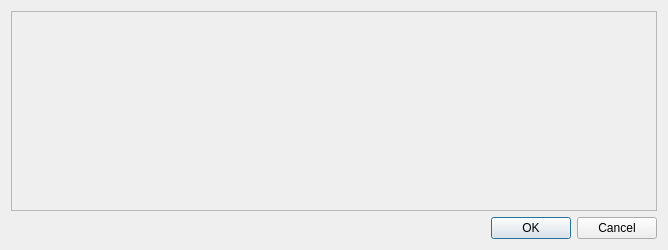
<?xml version="1.0" encoding="UTF-8"?>
<ui version="4.0">
 <class>Dialog</class>
 <widget class="QDialog" name="Dialog">
  <property name="geometry">
   <rect>
    <x>0</x>
    <y>0</y>
    <width>668</width>
    <height>250</height>
   </rect>
  </property>
  <property name="windowTitle">
   <string>Adv. Settings Dialog</string>
  </property>
  <layout class="QVBoxLayout" name="verticalLayout">
   <item>
    <widget class="QScrollArea" name="scrollArea">
     <property name="widgetResizable">
      <bool>true</bool>
     </property>
     <widget class="QWidget" name="scrollAreaWidgetContents">
      <property name="geometry">
       <rect>
        <x>0</x>
        <y>0</y>
        <width>652</width>
        <height>201</height>
       </rect>
      </property>
      <layout class="QVBoxLayout" name="verticalLayout_2">
       <item>
        <layout class="QGridLayout" name="gridLayout"/>
       </item>
      </layout>
     </widget>
    </widget>
   </item>
   <item>
    <widget class="QDialogButtonBox" name="buttonBox">
     <property name="standardButtons">
      <set>QDialogButtonBox::Cancel|QDialogButtonBox::Ok</set>
     </property>
    </widget>
   </item>
  </layout>
 </widget>
 <resources/>
 <connections/>
</ui>
